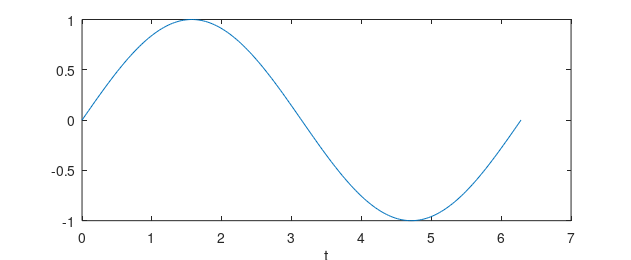
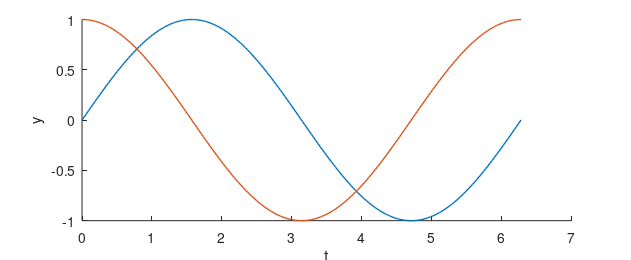
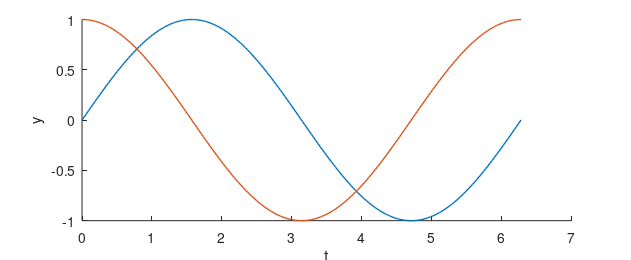
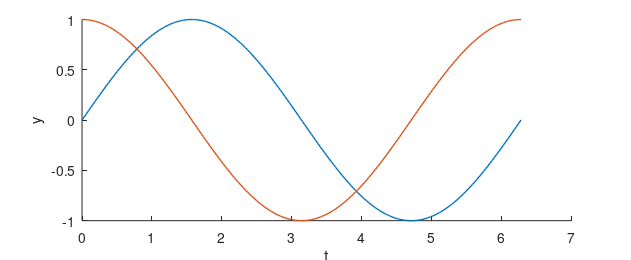

The MATLAB source for these figures, in order: (Note: this script raises an error after producing the figures.)
% probe_f.m --- M3 matlab recon: palette-trigger refinement + end-to-end scenarios + RED R1/R2/R3
% re-run:  d:/Software/Matlab/bin/matlab -batch "run('tests/m3-matlab-recon/probe_f.m')"
here = fileparts(mfilename('fullpath')); root = fileparts(fileparts(here)); cd(root);
OUT = 'build/m3-matlab-recon/f';
if ~exist(OUT,'dir'); mkdir(OUT); end
fprintf('### probe_f start ###\n');

function snap(tag)
  co = get(groot,'DefaultAxesColorOrder'); L = lines(7); fc = get(groot,'defaultFigureColor');
  fprintf('[%s] co1=#%02X%02X%02X lines1=#%02X%02X%02X figColor=#%02X%02X%02X\n', tag, ...
     round(255*co(1,1)),round(255*co(1,2)),round(255*co(1,3)), ...
     round(255*L(1,1)),round(255*L(1,2)),round(255*L(1,3)), ...
     round(255*fc(1)),round(255*fc(2)),round(255*fc(3)));
end

%% ===== s1: trigger refinement -- FIRST export is `print`, not `exportgraphics` =====
disp('=== s1 first export = print (png) ===');
snap('s1-before-any-export');
f = figure('Visible','off','Position',[100 100 631 260]);
set(f,'PaperUnits','inches'); set(f,'PaperPosition',[0 0 6.31 2.6]);
ax = axes(f); x=linspace(0,2*pi,200); plot(ax,x,sin(x)); xlabel(ax,'t');
print(f, fullfile(OUT,'s1_print_first.png'), '-dpng','-r200');
snap('s1-after-print-png');

%% ===== s2: end-to-end COMPLIANT figure =====
disp('=== s2 compliant figure ===');
PAL = [0 0.4470 0.7410; 0.8500 0.3250 0.0980];
f = figure('Visible','off','Position',[100 100 631 260]);
set(f,'PaperUnits','inches'); set(f,'PaperPosition',[0 0 6.31 2.6]);
ax = axes(f); hold(ax,'on');
plot(ax, x, sin(x),   'Color',PAL(1,:), 'LineWidth',1.0);
plot(ax, x, cos(x),   'Color',PAL(2,:), 'LineWidth',1.0);
hold(ax,'off'); xlabel(ax,'t'); ylabel(ax,'y');
exportgraphics(f, fullfile(OUT,'s2_good.png'), 'Resolution',200);
exportgraphics(f, fullfile(OUT,'s2_good.pdf'));
print(f, fullfile(OUT,'s2_good_pr.png'), '-dpng','-r200');
print(f, fullfile(OUT,'s2_good_pr.pdf'), '-dpdf');
saveas(f, fullfile(OUT,'s2_good_sa.png'));
saveas(f, fullfile(OUT,'s2_good_sa.pdf'));
fid=fopen(fullfile(OUT,'s2_caption.txt'),'wb'); fprintf(fid,'Figure 1: Two sample series\n'); fclose(fid);
fid=fopen(fullfile(OUT,'s2_caption_bad.txt'),'wb'); fprintf(fid,'Figure 1. This figure shows the two sample series under baseline conditions for the study area.\n'); fclose(fid);
close(f);

%% ===== s3: end-to-end VIOLATING figure (6 default series, wide) =====
disp('=== s3 violating figure ===');
f = figure('Visible','off','Position',[100 100 1200 260]);
set(f,'PaperUnits','inches'); set(f,'PaperPosition',[0 0 12.0 2.6]);
ax = axes(f); hold(ax,'on');
for k=1:6; plot(ax, x, sin(x*k/3), 'LineWidth',1.0); end
hold(ax,'off'); xlabel(ax,'t'); ylabel(ax,'y');
exportgraphics(f, fullfile(OUT,'s3_bad.png'), 'Resolution',200);
exportgraphics(f, fullfile(OUT,'s3_bad.pdf'));
print(f, fullfile(OUT,'s3_bad_pr.png'), '-dpng','-r200');
print(f, fullfile(OUT,'s3_bad_pr.pdf'), '-dpdf');
close(f);

%% ===== s4: RED R1 -- stacked composition bar =====
disp('=== s4 R1 stacked bar ===');
low  = [0.42 0.31 0.55 0.28 0.37 0.50];
med  = [0.35 0.44 0.30 0.47 0.38 0.33];
high = [0.23 0.25 0.15 0.25 0.25 0.17];
D = [low; med; high]';
f = figure('Visible','off','Position',[100 100 631 320]);
set(f,'PaperUnits','inches'); set(f,'PaperPosition',[0 0 6.31 3.2]);
ax = axes(f);
b = bar(ax, D, 'stacked');
b(1).FaceColor = [0.66 0.80 0.90]; b(2).FaceColor = [0.55 0.71 0.85]; b(3).FaceColor = [0.30 0.45 0.65];
set(ax,'XTickLabel',{'A','B','C','D','E','F'});
xlabel(ax,'District'); ylabel(ax,'Share of area'); ylim(ax,[0 1]);
exportgraphics(f, fullfile(OUT,'s4_R1.png'), 'Resolution',200);
exportgraphics(f, fullfile(OUT,'s4_R1.pdf'));
fid=fopen(fullfile(OUT,'s4_R1_caption.txt'),'wb'); fprintf(fid,'Figure 1: Vulnerability composition by district\n'); fclose(fid);
close(f);

%% ===== s5: RED R2 -- |correlation| horizontal bars =====
disp('=== s5 R2 corr bars ===');
pop=[820 640 610 1210 990 1750]; slope=[3.2 11.5 2.4 14.8 7.1 5.0];
veg=[0.61 0.58 0.72 0.41 0.49 0.55]; dis=[12 31 8 38 16 24]; infra=[74 72 81 55 66 70];
names={'Pop. density','Mean slope','Vegetation','Infrastructure'};
X=[pop;slope;veg;infra]';
r=zeros(1,4); for k=1:4; C=corrcoef(X(:,k),dis); r(k)=C(1,2); end
fprintf('R2 correlations: '); fprintf('%s=%.4f ', names{:}, r); fprintf('\n');
f = figure('Visible','off','Position',[100 100 631 320]);
set(f,'PaperUnits','inches'); set(f,'PaperPosition',[0 0 6.31 3.2]);
ax=axes(f); barh(ax, abs(r), 'FaceColor',[0.30 0.45 0.65]);
set(ax,'YTickLabel',names); xlabel(ax,'|Pearson r| with historical disaster count');
exportgraphics(f, fullfile(OUT,'s5_R2.png'), 'Resolution',200);
exportgraphics(f, fullfile(OUT,'s5_R2.pdf'));
fid=fopen(fullfile(OUT,'s5_R2_caption.txt'),'wb'); fprintf(fid,'Figure 1: Correlation of each factor with disaster count\n'); fclose(fid);
close(f);

%% ===== s6: RED R3 -- same as R1, delivery form (one page) =====
disp('=== s6 R3 delivery ===');
f = figure('Visible','off','Position',[100 100 631 320]);
set(f,'PaperUnits','inches'); set(f,'PaperPosition',[0 0 6.31 3.2]);
ax = axes(f); b = bar(ax, D, 'stacked');
b(1).FaceColor=[0.66 0.80 0.90]; b(2).FaceColor=[0.55 0.71 0.85]; b(3).FaceColor=[0.30 0.45 0.65];
set(ax,'XTickLabel',{'A','B','C','D','E','F'}); xlabel(ax,'District'); ylabel(ax,'Share of area'); ylim(ax,[0 1]);
exportgraphics(f, fullfile(OUT,'s6_R3.pdf'));
print(f, fullfile(OUT,'s6_R3_pr.pdf'), '-dpdf');
exportgraphics(f, fullfile(OUT,'s6_R3.png'), 'Resolution',200);
close(f);

%% ===== s7: MATLAB-readable corpus data =====
disp('=== s7 corpus data read ===');
for p = {'corpus/algorithms/src/FuzzyMathematicalModel模糊数学模型/模糊聚类/data1.mat'}
  try
    S = load(p{1});
    fn = fieldnames(S);
    fprintf('load OK: %s fields=%s\n', p{1}, strjoin(fn',','));
    for k=1:numel(fn)
      v = S.(fn{k}); fprintf('  %s size=[%s] class=%s\n', fn{k}, num2str(size(v)), class(v));
    end
  catch e
    fprintf('load RAISED %s: %s\n', p{1}, e.identifier, e.message);
  end
end
try
  T = readtable('corpus/官方原题/2026/2026_MCM_Problem_C_Data.csv');
  fprintf('readtable csv OK rows=%d vars=%d\n', height(T), width(T));
catch e
  fprintf('readtable csv RAISED: %s\n', e.message);
end
try
  T2 = readtable('corpus/官方原题/2017/2017_MCM_Problem_C_Data.xlsx');
  fprintf('readtable xlsx OK rows=%d vars=%d\n', height(T2), width(T2));
catch e
  fprintf('readtable xlsx RAISED: %s\n', e.message);
end
snap('s-end');
disp('=== probe_f done ===');
